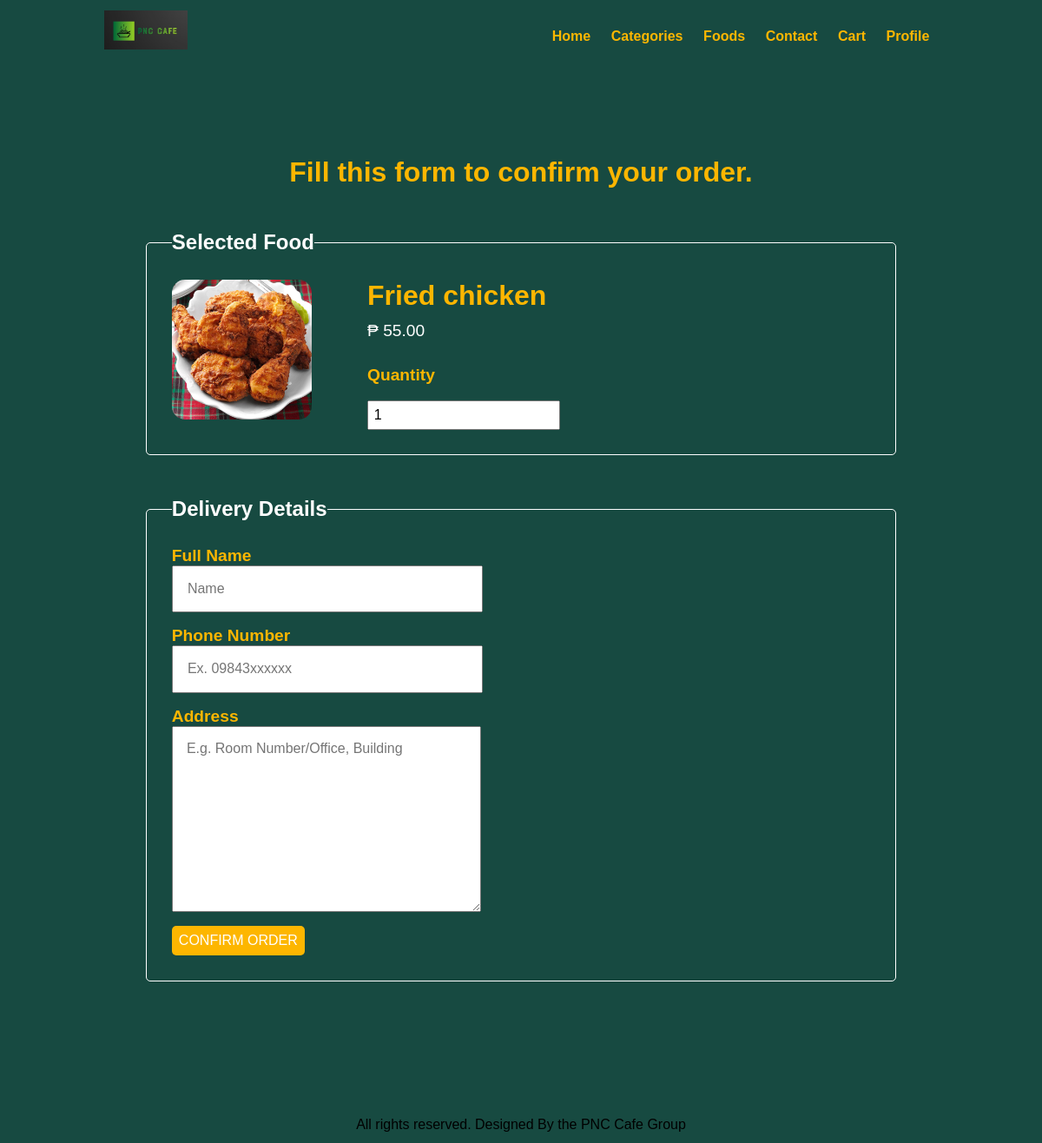
Screenshot of /order.php?food_id=32 with the database file from the repository.
### tables this page shows
CREATE TABLE `tbl_food` (
  `id` int(10) UNSIGNED NOT NULL,
  `title` varchar(150) NOT NULL,
  `description` text NOT NULL,
  `price` decimal(10,2) NOT NULL,
  `image_name` varchar(255) NOT NULL,
  `category_id` int(10) UNSIGNED NOT NULL,
  `featured` varchar(10) NOT NULL,
  `active` varchar(10) NOT NULL
);

### order.php (the view, shortened to what this page needs)
<?php include('partials-front/menu.php');?>
<?php
    if(isset($_GET['food_id'])) {
        $food_id = $_GET['food_id'];
        $sql = "SELECT * FROM tbl_food WHERE id=$food_id";
        $res = mysqli_query($conn, $sql);
        $count = mysqli_num_rows($res);
        if($count ==1) {
            $row = mysqli_fetch_assoc($res);
            $title = $row['title'];
            $price = $row['price'];
            $image_name = $row['image_name'];
        } else {
            header('location:'.SITEURL);
        }
    } else {
        header('location:'.SITEURL);
    }
?>
    <section class="food-search">
        <div class="container">
            <h2 class="text-center text-yellow">Fill this form to confirm your order.</h2>
            <form action="" method="POST" class="order">
                <fieldset>
                    <legend><h3>Selected Food</h3></legend>
                    <div class="food-menu-img">
                        <?php
                            if($image_name =="") {
                                echo "<div class = 'error'>Image not available.</div>";
                            } else {
                                ?>
                                    <img src="<?php echo SITEURL;?>images/food/<?php echo $image_name;?>" alt="<?php echo $title; ?>" class="img-responsive img-curve">
                                <?php
                            }
                        ?>
                    </div>
                    <div class="food-menu-desc">
                        <h2><?php echo $title;?></h2>
                        <p class="food-price2">₱ <?php echo $price;?></p>
                        <input type = "hidden" name="price" value="<?php echo $price;?>"> <br>
                        <div class="food-detail2"><h4>Quantity</h4></div> <br>
                        <input type="number" name="qty" class="input-responsive" value="1" required>
                    </div>
                </fieldset>
                <fieldset>
                    <legend><h3>Delivery Details</h3></legend>
                    <div class="food-detail2"><h4>Full Name</h4></div>
                    <input type="text" name="full-name" placeholder="Name" class="input-responsive" required>
                    <div class="food-detail2"><h4>Phone Number</h4></div>
                    <input type="tel" name="contact" placeholder="Ex. 09843xxxxxx" class="input-responsive" required>
                    <div class="food-detail2"><h4>Address</h4></div>
                    <textarea name="address" rows="10" placeholder="E.g. Room Number/Office, Building" class="input-responsive" required></textarea>
                    <input type="submit" name="submit" value="Confirm Order" class="btn btn-primary">
                </fieldset>
            </form>
        </div>
    </section>
<?php include('partials-front/footer.php');?>

### css/style.css (style rules this page uses)
* { margin: 0 0; padding: 0 0; font-family: Arial, Helvetica, sans-serif; }
body, section.food-menu { background: #174A41; }
.container { width: 80%; margin: 0 auto; padding: 1%; }
.img-responsive { width: 100%; }
.img-curve { border-radius: 15px; }
.text-center { text-align: center; }
.text-yellow { color: #FDB600; }
legend { color: white; }
.btn { padding: 1%; border: none; font-size: 1rem; border-radius: 5px; }
.btn-primary { background-color: #FDB600; color: white; cursor: pointer; text-transform: uppercase; }
h2 { color: #FDB600; font-size: 2rem; margin-bottom: 2%; }
h3 { font-size: 1.5rem; }
h4 { font-size: 1.2rem; }
fieldset { border: 1px solid white; margin: 5%; padding: 3%; border-radius: 5px; }
.food-search { background:#174A41; background-size: cover; background-repeat: no-repeat; background-position: center; padding: 7% 0; }
.food-menu-desc input[type="number"] { display: block; padding: 1%; font-size: 1rem; }
input[type="text"], input[type="tel"], textarea { display: block; padding: 2%; width: 40%; margin-bottom: 2%; font-size: 1rem; }
.food-menu-img { width: 20%; float: left; }
.food-menu-desc { width: 70%; float: left; margin-left: 8%; }
.food-price2 { font-size: 1.2rem; margin: 2% 0; color:white; }
.food-detail2 { font-size: 1rem; color: #FDB600; }

### rows the page displays
tbl_food: image_name (picture), title "Fried chicken", price "55.00"
